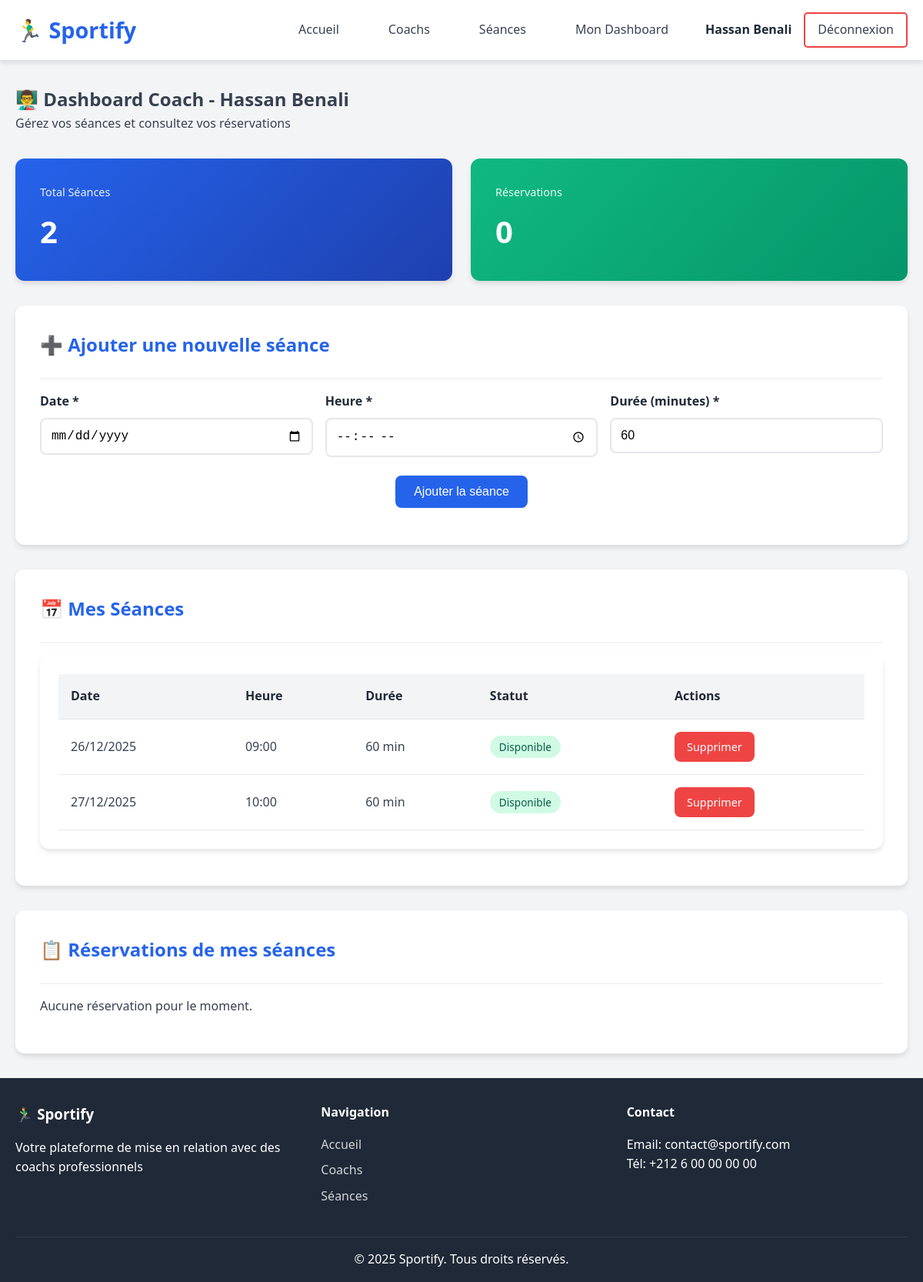
/pages/coach_dashboard.php (signed in), run on the app's committed database.
### tables this page shows
CREATE TABLE IF NOT EXISTS coachs (
    id INT AUTO_INCREMENT PRIMARY KEY,
    nom VARCHAR(100) NOT NULL,
    prenom VARCHAR(100) NOT NULL,
    email VARCHAR(150) NOT NULL UNIQUE,
    password VARCHAR(255) NOT NULL,
    discipline VARCHAR(100) NOT NULL,
    annees_experience INT NOT NULL DEFAULT 0,
    description TEXT,
    created_at TIMESTAMP DEFAULT CURRENT_TIMESTAMP,
    updated_at TIMESTAMP DEFAULT CURRENT_TIMESTAMP ON UPDATE CURRENT_TIMESTAMP
);

CREATE TABLE IF NOT EXISTS seances (
    id INT AUTO_INCREMENT PRIMARY KEY,
    coach_id INT NOT NULL,
    date_seance DATE NOT NULL,
    heure TIME NOT NULL,
    duree INT NOT NULL COMMENT 'Durée en minutes',
    statut ENUM('disponible', 'reservee') DEFAULT 'disponible',
    created_at TIMESTAMP DEFAULT CURRENT_TIMESTAMP,
    updated_at TIMESTAMP DEFAULT CURRENT_TIMESTAMP ON UPDATE CURRENT_TIMESTAMP,
    FOREIGN KEY (coach_id) REFERENCES coachs(id) ON DELETE CASCADE
);

### classes/Coach.php (called while the page is built, shortened)
<?php
require_once 'Utilisateur.php';
class Coach extends Utilisateur {
    public function __construct($db) {
        $this->table_name = "coachs";
    }
    public function lireUn($id) {
        $query = "SELECT * FROM " . $this->table_name . " WHERE id = :id LIMIT 1";
        $stmt = $this->conn->prepare($query);
        $stmt->bindParam(':id', $id);
        $stmt->execute();
        if($stmt->rowCount() > 0) {
            $row = $stmt->fetch(PDO::FETCH_ASSOC);
            $this->nom = $row['nom'];
            $this->prenom = $row['prenom'];
            return true;
        }
        return false;
    }
}
?>

### classes/Utilisateur.php (called while the page is built, shortened)
<?php
class Utilisateur {
    protected $nom;
    protected $prenom;
    public function __construct($db) {
        $this->conn = $db;
    }
    public function getNomComplet() {
        return $this->prenom . " " . $this->nom;
    }
}
?>

### includes/session.php (called while the page is built, shortened)
<?php
function estConnecte() {
    return isset($_SESSION['user_id']) && isset($_SESSION['user_type']);
}
function getUserId() {
    return estConnecte() ? $_SESSION['user_id'] : null;
}
?>

### classes/Seance.php (called while the page is built, shortened)
<?php
class Seance {
    private $conn;
    private $table_name = "seances";
    public function __construct($db) {
        $this->conn = $db;
    }
    public function lireParCoach($coach_id) {
        $query = "SELECT s.*
                  FROM " . $this->table_name . " s
                  WHERE s.coach_id = :coach_id
                  ORDER BY s.date_seance ASC, s.heure ASC";
        $stmt = $this->conn->prepare($query);
        $stmt->bindParam(':coach_id', $coach_id);
        $stmt->execute();
        return $stmt;
    }
}
?>

### classes/Reservation.php (called while the page is built, shortened)
<?php
class Reservation {
    private $conn;
    private $table_name = "reservations";
    public function __construct($db) {
        $this->conn = $db;
    }
    public function lireParCoach($coach_id) {
        $query = "SELECT r.*, s.date_seance, s.heure, s.duree,
                         sp.nom as sportif_nom, sp.prenom as sportif_prenom
                  FROM " . $this->table_name . " r
                  LEFT JOIN seances s ON r.seance_id = s.id
                  LEFT JOIN sportifs sp ON r.sportif_id = sp.id
                  WHERE s.coach_id = :coach_id
                  ORDER BY s.date_seance DESC, s.heure DESC";
        $stmt = $this->conn->prepare($query);
        $stmt->bindParam(':coach_id', $coach_id);
        $stmt->execute();
        return $stmt;
    }
}
?>

### pages/coach_dashboard.php (the view, shortened to what this page needs)
<?php
require_once '../classes/Coach.php';
require_once '../classes/Seance.php';
require_once '../classes/Reservation.php';
require_once '../includes/session.php';
$coach_id = getUserId();
$database = new Database();
$db = $database->getConnection();
$coach = new Coach($db);
$coach->lireUn($coach_id);
$seance = new Seance($db);
$stmt_seances = $seance->lireParCoach($coach_id);
$reservation = new Reservation($db);
$stmt_reservations = $reservation->lireParCoach($coach_id);
$total_seances = $stmt_seances->rowCount();
$total_reservations = $stmt_reservations->rowCount();
include '../includes/header.php';
?>
<div class="container">
    <div class="dashboard-header">
        <h2>👨‍🏫 Dashboard Coach - <?php echo $coach->getNomComplet(); ?></h2>
        <p>Gérez vos séances et consultez vos réservations</p>
    </div>
    <div class="dashboard-stats">
        <div class="stat-card">
            <h4>Total Séances</h4>
            <div class="stat-number"><?php echo $total_seances; ?></div>
        </div>
        <div class="stat-card" style="background: linear-gradient(135deg, var(--secondary-color), #059669);">
            <h4>Réservations</h4>
            <div class="stat-number"><?php echo $total_reservations; ?></div>
        </div>
    </div>
    <div class="card mb-4">
        <div class="card-header">
            <h3>➕ Ajouter une nouvelle séance</h3>
        </div>
        <div class="card-body">
            <form method="POST" action="">
                <div style="display: grid; grid-template-columns: repeat(auto-fit, minmax(200px, 1fr)); gap: 1rem;">
                    <div class="form-group">
                        <label for="date_seance">Date *</label>
                        <input type="date" name="date_seance" id="date_seance" required
                               min="<?php echo date('Y-m-d'); ?>">
                    </div>
                    <div class="form-group">
                        <label for="heure">Heure *</label>
                        <input type="time" name="heure" id="heure" required>
                    </div>
                    <div class="form-group">
                        <label for="duree">Durée (minutes) *</label>
                        <input type="number" name="duree" id="duree" min="15" step="15" value="60" required>
                    </div>
                </div>
                <div class="form-buttons">
                    <button type="submit" name="ajouter_seance" class="btn btn-primary">Ajouter la séance</button>
                </div>
            </form>
        </div>
    </div>
    <div class="card mb-4">
        <div class="card-header">
            <h3>📅 Mes Séances</h3>
        </div>
        <div class="card-body">
            <?php
            $stmt_seances = $seance->lireParCoach($coach_id);
            if($stmt_seances->rowCount() > 0):
            ?>
                <div class="table-container">
                    <table>
                        <thead>
                            <tr>
                                <th>Date</th>
                                <th>Heure</th>
                                <th>Durée</th>
                                <th>Statut</th>
                                <th>Actions</th>
                            </tr>
                        </thead>
                        <tbody>
                            <?php while($row = $stmt_seances->fetch(PDO::FETCH_ASSOC)): ?>
                                <tr>
                                    <td><?php echo date('d/m/Y', strtotime($row['date_seance'])); ?></td>
                                    <td><?php echo date('H:i', strtotime($row['heure'])); ?></td>
                                    <td><?php echo $row['duree']; ?> min</td>
                                    <td>
                                        <?php if($row['statut'] === 'disponible'): ?>
                                            <span class="badge badge-success">Disponible</span>
                                        <?php else: ?>
                                            <span class="badge badge-warning">Réservée</span>
                                        <?php endif; ?>
                                    </td>
                                    <td>
                                        <?php if($row['statut'] === 'disponible'): ?>
                                            <a href="?supprimer=<?php echo $row['id']; ?>"
                                               class="btn btn-danger btn-small"
                                               onclick="return confirm('Voulez-vous vraiment supprimer cette séance ?')">
                                                Supprimer
                                            </a>
                                        <?php else: ?>
                                            <span style="color: var(--text-color); font-size: 0.9rem;">Déjà réservée</span>
                                        <?php endif; ?>
                                    </td>
                                </tr>
                            <?php endwhile; ?>
                        </tbody>
                    </table>
                </div>
            <?php else: ?>
                <p>Vous n'avez pas encore créé de séances.</p>
            <?php endif; ?>
        </div>
    </div>
    <div class="card">
        <div class="card-header">
            <h3>📋 Réservations de mes séances</h3>
        </div>
        <div class="card-body">
            <?php
            $stmt_reservations = $reservation->lireParCoach($coach_id);
            if($stmt_reservations->rowCount() > 0):
            ?>
                <div class="table-container">
                    <table>
                        <thead>
                            <tr>
                                <th>Sportif</th>
                                <th>Date séance</th>
                                <th>Heure</th>
                                <th>Durée</th>
                                <th>Date réservation</th>
                            </tr>
                        </thead>
                        <tbody>
                            <?php while($row = $stmt_reservations->fetch(PDO::FETCH_ASSOC)): ?>
                                <tr>
                                    <td><?php echo htmlspecialchars($row['sportif_prenom'] . ' ' . $row['sportif_nom']); ?></td>
                                    <td><?php echo date('d/m/Y', strtotime($row['date_seance'])); ?></td>
                                    <td><?php echo date('H:i', strtotime($row['heure'])); ?></td>
                                    <td><?php echo $row['duree']; ?> min</td>
                                    <td><?php echo date('d/m/Y H:i', strtotime($row['date_reservation'])); ?></td>
                                </tr>
                            <?php endwhile; ?>
                        </tbody>
                    </table>
                </div>
            <?php else: ?>
                <p>Aucune réservation pour le moment.</p>
            <?php endif; ?>
        </div>
    </div>
</div>
<?php include '../includes/footer.php'; ?>

### public/css/style.css (style rules this page uses)
* { margin: 0; padding: 0; box-sizing: border-box; }
:root { --primary-color: #2563eb; --primary-dark: #1e40af; --secondary-color: #10b981; --danger-color: #ef4444; --warning-color: #f59e0b; --dark-color: #1f2937; --light-color: #f3f4f6; --white: #ffffff; --text-color: #374151; --border-color: #e5e7eb; --shadow: 0 4px 6px rgba(0, 0, 0, 0.1); --shadow-lg: 0 10px 15px rgba(0, 0, 0, 0.1); --transition: all 0.3s ease; }
body { font-family: 'Segoe UI', Tahoma, Geneva, Verdana, sans-serif; line-height: 1.6; color: var(--text-color); background-color: var(--light-color); min-height: 100vh; display: flex; flex-direction: column; }
.container { max-width: 1200px; margin: 0 auto; padding: 0 20px; }
.btn { padding: 0.75rem 1.5rem; border: none; border-radius: 8px; font-size: 1rem; font-weight: 500; cursor: pointer; transition: var(--transition); text-decoration: none; display: inline-block; text-align: center; }
.btn-primary { background-color: var(--primary-color); color: var(--white); }
.btn-danger { background-color: var(--danger-color); color: var(--white); }
.btn-small { padding: 0.5rem 1rem; font-size: 0.9rem; }
.card { background-color: var(--white); border-radius: 12px; padding: 2rem; box-shadow: var(--shadow); transition: var(--transition); }
.card-header { border-bottom: 2px solid var(--light-color); padding-bottom: 1rem; margin-bottom: 1rem; }
.card-header h3 { font-size: 1.5rem; color: var(--primary-color); margin-bottom: 0.5rem; }
.card-body { margin-bottom: 1rem; }
.card-body p { margin-bottom: 0.5rem; }
.badge { display: inline-block; padding: 0.25rem 0.75rem; border-radius: 20px; font-size: 0.85rem; font-weight: 500; }
.badge-success { background-color: #d1fae5; color: #065f46; }
.form-group { margin-bottom: 1.5rem; }
.form-group label { display: block; margin-bottom: 0.5rem; font-weight: 600; color: var(--dark-color); }
.form-group input, .form-group select, .form-group textarea { width: 100%; padding: 0.75rem; border: 2px solid var(--border-color); border-radius: 8px; font-size: 1rem; transition: var(--transition); }
.form-buttons { display: flex; gap: 1rem; justify-content: center; }
.table-container { background-color: var(--white); border-radius: 12px; padding: 1.5rem; box-shadow: var(--shadow); overflow-x: auto; }
table { width: 100%; border-collapse: collapse; }
table th, table td { padding: 1rem; text-align: left; border-bottom: 1px solid var(--border-color); }
table th { background-color: var(--light-color); font-weight: 600; color: var(--dark-color); }
.dashboard-header { margin-bottom: 2rem; }
.dashboard-stats { display: grid; grid-template-columns: repeat(auto-fit, minmax(250px, 1fr)); gap: 1.5rem; margin-bottom: 2rem; }
.stat-card { background: linear-gradient(135deg, var(--primary-color), var(--primary-dark)); color: var(--white); padding: 2rem; border-radius: 12px; box-shadow: var(--shadow); }
.stat-card h4 { font-size: 0.9rem; font-weight: 500; opacity: 0.9; margin-bottom: 0.5rem; }
.stat-card .stat-number { font-size: 2.5rem; font-weight: bold; }
.mb-4 { margin-bottom: 2rem; }

### data on the page
coachs: $coach->getNomComplet() "Hassan Benali"
seances: date_seance "26/12/2025", heure "09:00", duree "60", statut "Disponible"
seances: date_seance "27/12/2025", heure "10:00", duree "60", statut "Disponible"

### other printed values
getUserNomComplet() "Hassan Benali"
$total_seances "2"
$total_reservations "0"
